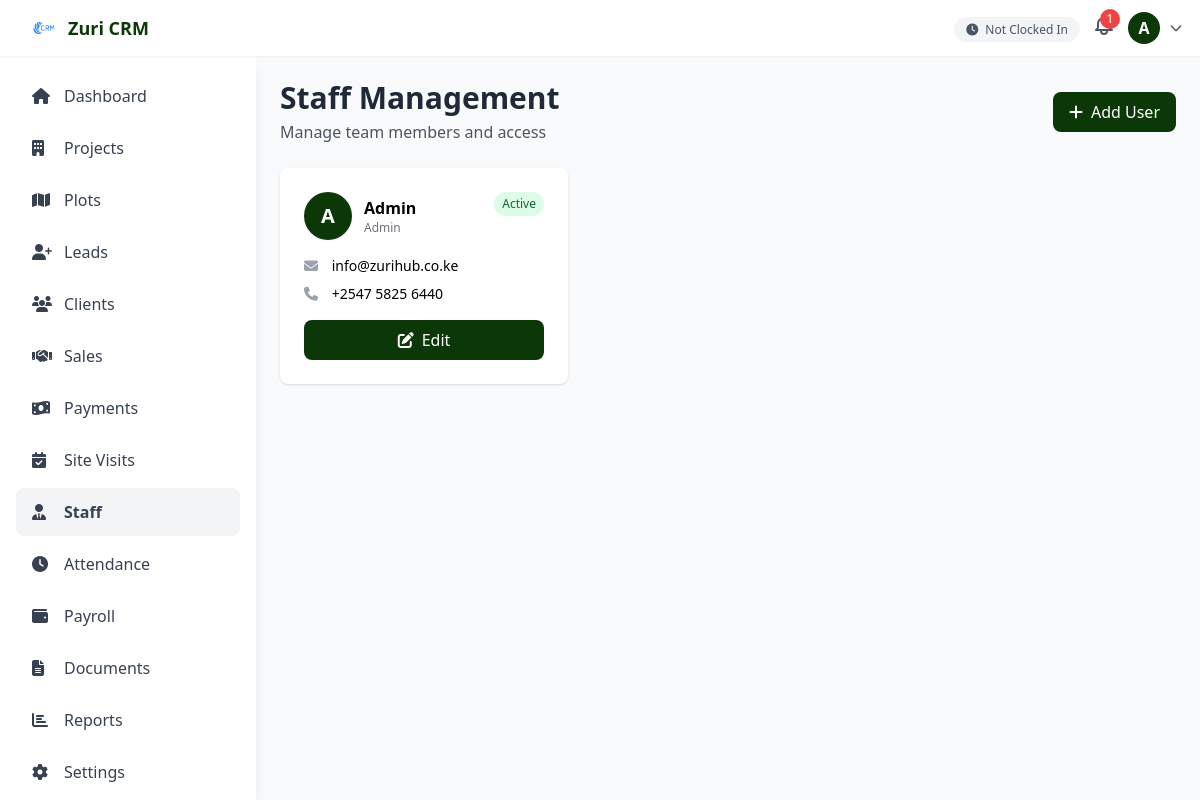
/users.php (signed in), run on the app's committed database.
### tables this page shows
CREATE TABLE `settings` (
  `id` int NOT NULL,
  `site_name` varchar(255) DEFAULT 'Zuri CRM',
  `primary_color` varchar(7) DEFAULT '#0C3807',
  `secondary_color` varchar(7) DEFAULT '#FF6B35',
  `contact_email` varchar(255) DEFAULT NULL,
  `contact_phone` varchar(20) DEFAULT NULL,
  `contact_address` text,
  `office_latitude` decimal(10,8) DEFAULT NULL,
  `office_longitude` decimal(11,8) DEFAULT NULL,
  `office_radius` int DEFAULT '100',
  `logo_path` varchar(255) DEFAULT '/logo.png',
  `updated_at` timestamp NOT NULL DEFAULT CURRENT_TIMESTAMP ON UPDATE CURRENT_TIMESTAMP
);

CREATE TABLE `users` (
  `id` int NOT NULL,
  `full_name` varchar(255) NOT NULL,
  `email` varchar(255) NOT NULL,
  `phone` varchar(20) DEFAULT NULL,
  `password` varchar(255) NOT NULL,
  `role` enum('admin','manager','sales_agent','finance','reception') NOT NULL,
  `profile_image` varchar(255) DEFAULT NULL,
  `status` enum('active','inactive') DEFAULT 'active',
  `created_at` timestamp NOT NULL DEFAULT CURRENT_TIMESTAMP,
  `updated_at` timestamp NOT NULL DEFAULT CURRENT_TIMESTAMP ON UPDATE CURRENT_TIMESTAMP
);

### config.php (called while the page is built, shortened)
<?php
try {
    $pdo = new PDO(
        "mysql:host=" . DB_HOST . ";dbname=" . DB_NAME . ";charset=utf8mb4",
        DB_USER,
        DB_PASS,
        [
            PDO::ATTR_ERRMODE => PDO::ERRMODE_EXCEPTION,
            PDO::ATTR_DEFAULT_FETCH_MODE => PDO::FETCH_ASSOC,
            PDO::ATTR_EMULATE_PREPARES => false,
        ]
    );
} catch (PDOException $e) {
    error_log("Database connection failed: " . $e->getMessage());
    die("System error. Please contact administrator.");
}
function isLoggedIn() {
    return isset($_SESSION['user_id']);
}
function getUserRole() {
    return $_SESSION['user_role'] ?? null;
}
function getUserName() {
    return $_SESSION['user_name'] ?? null;
}
function hasPermission($module, $action = 'view') {
    global $pdo;
    $role = getUserRole();
    $column = 'can_' . $action;
    $stmt = $pdo->prepare("SELECT $column FROM role_permissions WHERE role = ? AND module = ?");
    $stmt->execute([$role, $module]);
    $result = $stmt->fetch();
    return $result && $result[$column] == 1;
}
function sanitize($data) {
    return htmlspecialchars(trim($data), ENT_QUOTES, 'UTF-8');
}
function getSettings() {
    global $pdo;
    static $settings = null;
    if ($settings === null) {
        $stmt = $pdo->query("SELECT * FROM settings WHERE id = 1");
        $settings = $stmt->fetch();
    }
    return $settings;
}

### users.php (the view, shortened to what this page needs)
<?php
require_once 'config.php';
$stmt = $pdo->query("SELECT * FROM users ORDER BY created_at DESC");
$users = $stmt->fetchAll();
include 'includes/header.php';
?>
<div class="p-4 md:p-6 pb-20 md:pb-6">
    <?php if ($action === 'list'): ?>
        <div class="flex flex-col md:flex-row md:items-center md:justify-between mb-6">
            <div>
                <h1 class="text-2xl md:text-3xl font-bold text-gray-800">Staff Management</h1>
                <p class="text-gray-600 mt-1">Manage team members and access</p>
            </div>
            <?php if (hasPermission('users', 'create')): ?>
            <a href="/users.php?action=create" class="mt-4 md:mt-0 inline-flex items-center px-4 py-2 bg-primary text-white rounded-lg hover:opacity-90 transition">
                <i class="fas fa-plus mr-2"></i>
                <span>Add User</span>
            </a>
            <?php endif; ?>
        </div>
        <div class="grid grid-cols-1 md:grid-cols-2 lg:grid-cols-3 gap-4">
            <?php foreach ($users as $u): ?>
            <div class="bg-white rounded-lg shadow p-6">
                <div class="flex items-start justify-between mb-4">
                    <div class="flex items-center space-x-3">
                        <div class="w-12 h-12 rounded-full bg-primary text-white flex items-center justify-center text-xl font-bold">
                            <?php echo strtoupper(substr($u['full_name'], 0, 1)); ?>
                        </div>
                        <div>
                            <h3 class="font-bold"><?php echo sanitize($u['full_name']); ?></h3>
                            <p class="text-xs text-gray-500"><?php echo ucfirst(str_replace('_', ' ', $u['role'])); ?></p>
                        </div>
                    </div>
                    <span class="px-2 py-1 text-xs rounded-full <?php echo $u['status'] === 'active' ? 'bg-green-100 text-green-800' : 'bg-red-100 text-red-800'; ?>">
                        <?php echo ucfirst($u['status']); ?>
                    </span>
                </div>
                <div class="space-y-2 mb-4">
                    <p class="text-sm">
                        <i class="fas fa-envelope w-4 text-gray-400"></i>
                        <span class="ml-2"><?php echo sanitize($u['email']); ?></span>
                    </p>
                    <?php if ($u['phone']): ?>
                    <p class="text-sm">
                        <i class="fas fa-phone w-4 text-gray-400"></i>
                        <span class="ml-2"><?php echo sanitize($u['phone']); ?></span>
                    </p>
                    <?php endif; ?>
                </div>
                <?php if (hasPermission('users', 'edit')): ?>
                <a href="/users.php?action=edit&id=<?php echo $u['id']; ?>" class="block w-full text-center px-4 py-2 bg-primary text-white rounded-lg hover:opacity-90 transition">
                    <i class="fas fa-edit mr-2"></i>Edit
                </a>
                <?php endif; ?>
            </div>
            <?php endforeach; ?>
        </div>
    <?php endif; ?>
</div>

### includes/header.php (shortened to what this page needs)
<?php
$settings = getSettings();
$userName = getUserName();
$stmt = $pdo->prepare("SELECT COUNT(*) as count FROM notifications WHERE user_id = ? AND is_read = 0");
$stmt->execute([getUserId()]);
$unreadNotifications = $stmt->fetch()['count'];
$stmt = $pdo->prepare("SELECT * FROM attendance WHERE user_id = ? AND DATE(clock_in) = CURDATE() AND clock_out IS NULL");
$stmt->execute([getUserId()]);
$isClockedIn = $stmt->fetch();
?>
<!DOCTYPE html>
<html lang="en">
<head>
    <script src="https://cdn.tailwindcss.com"></script>
    <link rel="stylesheet" href="https://cdnjs.cloudflare.com/ajax/libs/font-awesome/6.4.0/css/all.min.css">
</head>
<body class="bg-gray-50">
    <header class="bg-white shadow-sm fixed top-0 left-0 right-0 z-40">
        <div class="flex items-center justify-between px-4 py-3">
            <div class="flex items-center space-x-3">
                <div class="flex items-center space-x-2">
                    <img src="<?php echo $settings['logo_path']; ?>" alt="Logo" class="h-8 w-8">
                    <span class="font-bold text-lg hidden sm:block" style="color: var(--primary-color);">
                        <?php echo sanitize($settings['site_name']); ?>
                    </span>
                </div>
            </div>
            <div class="flex items-center space-x-3">
                <?php if (hasPermission('attendance', 'create')): ?>
                <div class="hidden sm:block">
                    <?php if ($isClockedIn): ?>
                        <span class="text-xs px-3 py-1 rounded-full bg-green-100 text-green-800 font-semibold">
                            <i class="fas fa-clock mr-1"></i> Clocked In
                        </span>
                    <?php else: ?>
                        <span class="text-xs px-3 py-1 rounded-full bg-gray-100 text-gray-600">
                            <i class="fas fa-clock mr-1"></i> Not Clocked In
                        </span>
                    <?php endif; ?>
                </div>
                <?php endif; ?>
                <div class="relative notification-container">
                    <button onclick="toggleNotifications(event)" class="relative text-gray-600 hover:text-gray-900">
                        <?php if ($unreadNotifications > 0): ?>
                            <span class="absolute -top-1 -right-1 bg-red-500 text-white text-xs rounded-full h-5 w-5 flex items-center justify-center">
                                <?php echo $unreadNotifications > 9 ? '9+' : $unreadNotifications; ?>
                            </span>
                        <?php endif; ?>
                    </button>
                </div>
                <div class="relative user-container">
                    <button onclick="toggleUserMenu(event)" class="flex items-center space-x-2">
                        <div class="w-8 h-8 rounded-full bg-primary text-white flex items-center justify-center font-semibold">
                            <?php echo strtoupper(substr($userName, 0, 1)); ?>
                        </div>
                        <svg class="w-4 h-4 text-gray-600 hidden sm:block" fill="none" stroke="currentColor" viewBox="0 0 24 24">
                            <path stroke-linecap="round" stroke-linejoin="round" stroke-width="2" d="M19 9l-7 7-7-7"></path>
                        </svg>
                    </button>
                </div>
            </div>
        </div>
    </header>
    <aside id="sidebar" class="sidebar fixed left-0 top-14 bottom-0 w-64 bg-white shadow-lg z-30 md:top-14 overflow-y-auto">
        <nav class="p-4 space-y-1">
            <a href="/dashboard.php" class="flex items-center space-x-3 px-4 py-3 rounded-lg text-gray-700 hover:bg-gray-100 <?php echo basename($_SERVER['PHP_SELF']) == 'dashboard.php' ? 'bg-gray-100 font-semibold' : ''; ?>">
                <i class="fas fa-home w-5"></i>
                <span>Dashboard</span>
            </a>
            <?php if (hasPermission('projects', 'view')): ?>
            <a href="/projects.php" class="flex items-center space-x-3 px-4 py-3 rounded-lg text-gray-700 hover:bg-gray-100 <?php echo basename($_SERVER['PHP_SELF']) == 'projects.php' ? 'bg-gray-100 font-semibold' : ''; ?>">
                <i class="fas fa-building w-5"></i>
                <span>Projects</span>
            </a>
            <?php endif; ?>
            <?php if (hasPermission('plots', 'view')): ?>
            <a href="/plots.php" class="flex items-center space-x-3 px-4 py-3 rounded-lg text-gray-700 hover:bg-gray-100 <?php echo basename($_SERVER['PHP_SELF']) == 'plots.php' ? 'bg-gray-100 font-semibold' : ''; ?>">
                <i class="fas fa-map w-5"></i>
                <span>Plots</span>
            </a>
            <?php endif; ?>
            <?php if (hasPermission('leads', 'view')): ?>
            <a href="/leads.php" class="flex items-center space-x-3 px-4 py-3 rounded-lg text-gray-700 hover:bg-gray-100 <?php echo basename($_SERVER['PHP_SELF']) == 'leads.php' ? 'bg-gray-100 font-semibold' : ''; ?>">
                <i class="fas fa-user-plus w-5"></i>
                <span>Leads</span>
            </a>
            <?php endif; ?>
            <?php if (hasPermission('clients', 'view')): ?>
            <a href="/clients.php" class="flex items-center space-x-3 px-4 py-3 rounded-lg text-gray-700 hover:bg-gray-100 <?php echo basename($_SERVER['PHP_SELF']) == 'clients.php' ? 'bg-gray-100 font-semibold' : ''; ?>">
                <i class="fas fa-users w-5"></i>
                <span>Clients</span>
            </a>
            <?php endif; ?>
            <?php if (hasPermission('sales', 'view')): ?>
            <a href="/sales.php" class="flex items-center space-x-3 px-4 py-3 rounded-lg text-gray-700 hover:bg-gray-100 <?php echo basename($_SERVER['PHP_SELF']) == 'sales.php' ? 'bg-gray-100 font-semibold' : ''; ?>">
                <i class="fas fa-handshake w-5"></i>
                <span>Sales</span>
            </a>
            <?php endif; ?>
            <?php if (hasPermission('payments', 'view')): ?>
            <a href="/payments.php" class="flex items-center space-x-3 px-4 py-3 rounded-lg text-gray-700 hover:bg-gray-100 <?php echo basename($_SERVER['PHP_SELF']) == 'payments.php' ? 'bg-gray-100 font-semibold' : ''; ?>">
                <i class="fas fa-money-bill-wave w-5"></i>
                <span>Payments</span>
            </a>
            <?php endif; ?>
            <?php if (hasPermission('site_visits', 'view')): ?>
            <a href="/site-visits.php" class="flex items-center space-x-3 px-4 py-3 rounded-lg text-gray-700 hover:bg-gray-100 <?php echo basename($_SERVER['PHP_SELF']) == 'site-visits.php' ? 'bg-gray-100 font-semibold' : ''; ?>">
                <i class="fas fa-calendar-check w-5"></i>
                <span>Site Visits</span>
            </a>
            <?php endif; ?>
            <?php if (hasPermission('users', 'view')): ?>
            <a href="/users.php" class="flex items-center space-x-3 px-4 py-3 rounded-lg text-gray-700 hover:bg-gray-100 <?php echo basename($_SERVER['PHP_SELF']) == 'users.php' ? 'bg-gray-100 font-semibold' : ''; ?>">
                <i class="fas fa-user-tie w-5"></i>
                <span>Staff</span>
            </a>
            <?php endif; ?>
            <?php if (hasPermission('attendance', 'view')): ?>
            <a href="/attendance.php" class="flex items-center space-x-3 px-4 py-3 rounded-lg text-gray-700 hover:bg-gray-100 <?php echo basename($_SERVER['PHP_SELF']) == 'attendance.php' ? 'bg-gray-100 font-semibold' : ''; ?>">
                <i class="fas fa-clock w-5"></i>
                <span>Attendance</span>
            </a>
            <?php endif; ?>
            <?php if (hasPermission('payroll', 'view')): ?>
            <a href="/payroll.php" class="flex items-center space-x-3 px-4 py-3 rounded-lg text-gray-700 hover:bg-gray-100 <?php echo basename($_SERVER['PHP_SELF']) == 'payroll.php' ? 'bg-gray-100 font-semibold' : ''; ?>">
                <i class="fas fa-wallet w-5"></i>
                <span>Payroll</span>
            </a>
            <?php endif; ?>
            <?php if (hasPermission('documents', 'view')): ?>
            <a href="/documents.php" class="flex items-center space-x-3 px-4 py-3 rounded-lg text-gray-700 hover:bg-gray-100 <?php echo basename($_SERVER['PHP_SELF']) == 'documents.php' ? 'bg-gray-100 font-semibold' : ''; ?>">
                <i class="fas fa-file-alt w-5"></i>
                <span>Documents</span>
            </a>
            <?php endif; ?>
            <?php if (hasPermission('reports', 'view')): ?>
            <a href="/reports.php" class="flex items-center space-x-3 px-4 py-3 rounded-lg text-gray-700 hover:bg-gray-100 <?php echo basename($_SERVER['PHP_SELF']) == 'reports.php' ? 'bg-gray-100 font-semibold' : ''; ?>">
                <i class="fas fa-chart-bar w-5"></i>
                <span>Reports</span>
            </a>
            <?php endif; ?>
            <?php if (hasPermission('settings', 'view')): ?>
            <a href="/settings.php" class="flex items-center space-x-3 px-4 py-3 rounded-lg text-gray-700 hover:bg-gray-100 <?php echo basename($_SERVER['PHP_SELF']) == 'settings.php' ? 'bg-gray-100 font-semibold' : ''; ?>">
                <i class="fas fa-cog w-5"></i>
                <span>Settings</span>
            </a>
            <?php endif; ?>
        </nav>
    </aside>
    <main class="pt-14 md:ml-64">

### data on the page
settings: logo_path (picture), site_name "Zuri CRM"
users: full_name "A", full_name "Admin", role "Admin", status "Active", email "info@zurihub.co.ke", phone "+2547 5825 6440"

### other printed values
$unreadNotifications "1"
substr($userName, 0, 1) "A"
